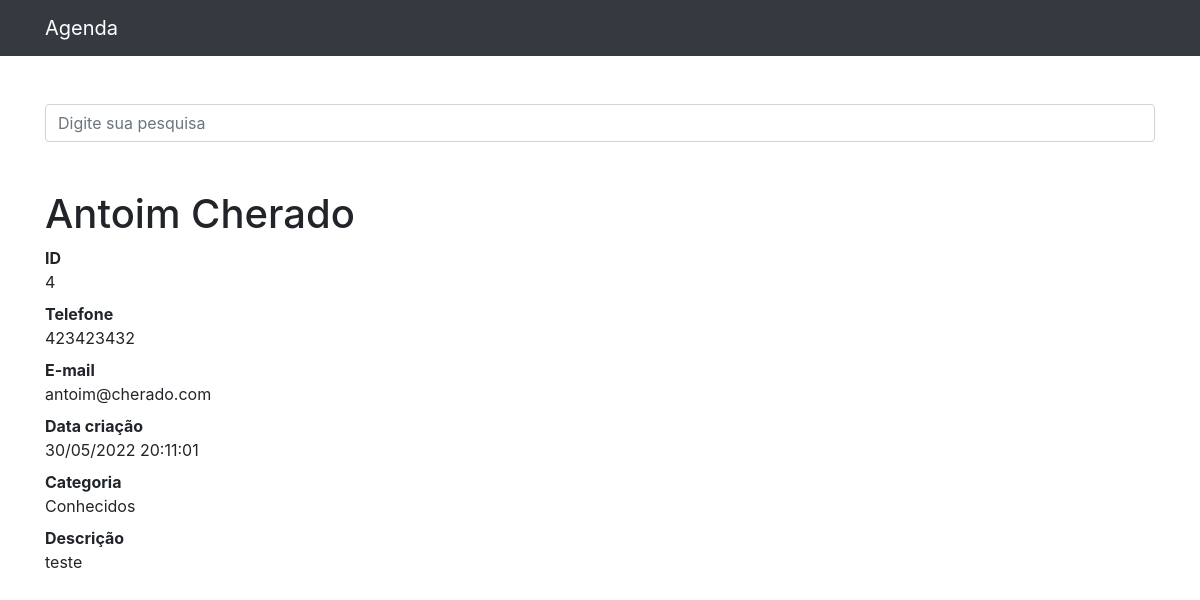
/4, run on the app's committed database.
### contatos/models.py (models this page shows, shortened)
class Contato(models.Model):
    nome = models.CharField(max_length=255)
    sobrenome = models.CharField(max_length=255, blank=True)
    telefone = models.CharField(max_length=255)
    email = models.CharField(max_length=255, blank=True)
    data_criacao = models.DateTimeField(default=timezone.now)
    descricao = models.TextField(blank=True)
    categoria = models.ForeignKey(Categoria, on_delete=models.DO_NOTHING)
    mostrar = models.BooleanField(default=True)
    foto = models.ImageField(blank=True, upload_to='fotos/%Y/%m/')

class Categoria(models.Model):
    nome = models.CharField(max_length=255)
    def __str__(self):
        return self.nome

### contatos/views.py (the view)
# urls.py: path('<int:contato_id>', views.ver_contato, name="ver_contato"),
def ver_contato(request, contato_id):
    try:
        contato = Contato.objects.get(id=contato_id)
        if not contato.mostrar:
            raise Http404()
        return render(request, 'contatos/ver_contato.html', {
            'contato': contato
        })
    except Contato.DoesNotExist as e:
        raise Http404()

### contatos/templates/contatos/ver_contato.html (shortened to what this page needs)
{% extends 'base.html' %}
{%block conteudo%}
  <h1 class="mt-5">{{ contato.nome }} {{ contato.sobrenome }}</h1>
  <dt>ID</dt>
  <dd>{{ contato.id }}</dd>
  <dt>Telefone</dt>
  <dd>{{ contato.telefone }}</dd>
  <dt>E-mail</dt>
  <dd>{{ contato.email }}</dd>
  <dt>Data criação</dt>
  <dd>{{ contato.data_criacao|date:'d/m/Y H:i:s' }}</dd>
  <dt>Categoria</dt>
  <dd>{{ contato.categoria }}</dd>
  <dt>Descrição</dt>
  <dd>
    {{ contato.descricao }}
  </dd>
{%endblock%}

### data on the page
Contato: nome "Antoim", sobrenome "Cherado", id "4", telefone "423423432", email "antoim@cherado.com", data_criacao "30/05/2022 20:11:01", categoria "Conhecidos", descricao "teste"
